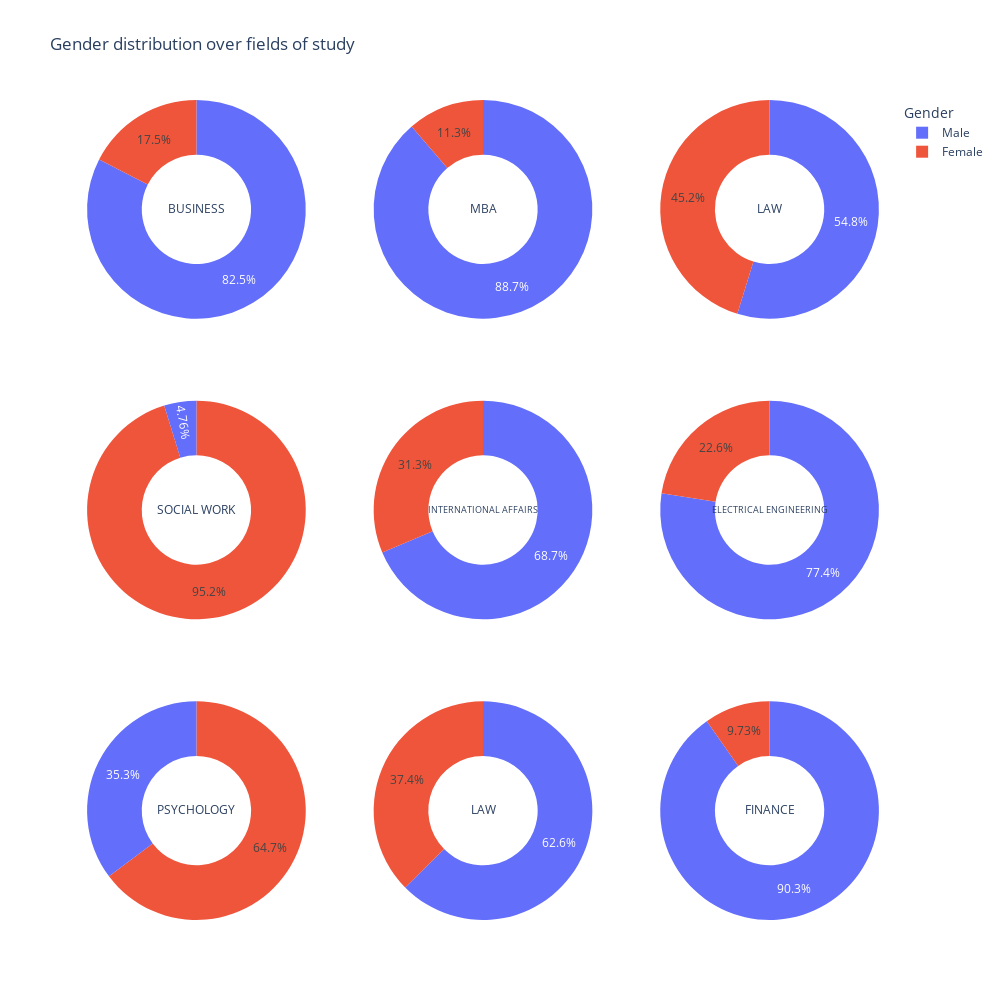

The notebook cell this image was saved under:
### Markdown cell above
## Study

### Code cell
# Gender distribution over fields of study
fig = make_subplots(cols=3, rows= 3, specs=[[{"type": "pie"},{"type": "pie"},{"type": "pie"}],
                                            [{"type": "pie"},{"type": "pie"},{"type": "pie"}],
                                            [{"type": "pie"},{"type": "pie"},{"type": "pie"}]])
for i, field in enumerate(data['field'].value_counts().index[0:9]):
    fig.add_trace(
        go.Pie(labels=data[data['field'] == field].Gender, title= field.upper(), name= field.upper(), hole=.5), 
        row= int(i/3) + 1, col= int(i%3) + 1)

fig.update_layout(height= 1000, width= 1000, title='Gender distribution over fields of study', legend_title_text='Gender')
fig.show()

### Figure 1 — Plotly figure (JSON) as saved in the notebook; plotly's stock layout.template omitted (floating-point values rounded to 4 significant figures; data arrays with more than 128 entries replaced by an {"elided": "..."} marker saying what was removed)
{"data": [{"domain": {"x": [0, 0.2889], "y": [0.7333, 1]}, "hole": 0.5, "labels": {"elided": "521 str values"}, "name": "BUSINESS", "title": {"text": "BUSINESS"}, "type": "pie"}, {"domain": {"x": [0.3556, 0.6444], "y": [0.7333, 1]}, "hole": 0.5, "labels": {"elided": "468 str values"}, "name": "MBA", "title": {"text": "MBA"}, "type": "pie"}, {"domain": {"x": [0.7111, 1], "y": [0.7333, 1]}, "hole": 0.5, "labels": {"elided": "462 str values"}, "name": "LAW", "title": {"text": "LAW"}, "type": "pie"}, {"domain": {"x": [0, 0.2889], "y": [0.3667, 0.6333]}, "hole": 0.5, "labels": {"elided": "378 str values"}, "name": "SOCIAL WORK", "title": {"text": "SOCIAL WORK"}, "type": "pie"}, {"domain": {"x": [0.3556, 0.6444], "y": [0.3667, 0.6333]}, "hole": 0.5, "labels": {"elided": "252 str values"}, "name": "INTERNATIONAL AFFAIRS", "title": {"text": "INTERNATIONAL AFFAIRS"}, "type": "pie"}, {"domain": {"x": [0.7111, 1], "y": [0.3667, 0.6333]}, "hole": 0.5, "labels": {"elided": "164 str values"}, "name": "ELECTRICAL ENGINEERING", "title": {"text": "ELECTRICAL ENGINEERING"}, "type": "pie"}, {"domain": {"x": [0, 0.2889], "y": [0, 0.2667]}, "hole": 0.5, "labels": {"elided": "139 str values"}, "name": "PSYCHOLOGY", "title": {"text": "PSYCHOLOGY"}, "type": "pie"}, {"domain": {"x": [0.3556, 0.6444], "y": [0, 0.2667]}, "hole": 0.5, "labels": ["Female", "Female", "Female", "Female", "Female", "Female", "Female", "Female", "Female", "Female", "Female", "Female", "Female", "Female", "Female", "Female", "Female", "Female", "Female", "Female", "Female", "Female", "Female", "Female", "Female", "Female", "Female", "Female", "Female", "Female", "Female", "Female", "Female", "Female", "Female", "Female", "Male", "Male", "Male", "Male", "Male", "Male", "Male", "Male", "Male", "Male", "Male", "Male", "Male", "Male", "Male", "Male", "Male", "Male", "Male", "Female", "Female", "Female", "Female", "Female", "Female", "Female", "Female", "Female", "Female", "Male", "Male", "Male", "Male", "Male", "Male", "Male", "Male", "Male", "Male", "Male", "Male", "Male", "Male", "Male", "Male", "Male", "Male", "Male", "Male", "Male", "Male", "Male", "Male", "Male", "Male", "Male", "Male", "Male", "Male", "Male", "Male", "Male", "Male", "Male", "Male", "Male", "Male", "Male", "Male", "Male", "Male", "Male", "Male", "Male", "Male", "Male", "Male", "Male", "Male", "Male", "Male", "Male", "Male", "Male", "Male", "Male", "Male"], "name": "LAW", "title": {"text": "LAW"}, "type": "pie"}, {"domain": {"x": [0.7111, 1], "y": [0, 0.2667]}, "hole": 0.5, "labels": ["Male", "Male", "Male", "Male", "Male", "Male", "Male", "Male", "Male", "Male", "Male", "Male", "Male", "Male", "Male", "Male", "Male", "Male", "Male", "Male", "Male", "Male", "Male", "Male", "Male", "Male", "Male", "Male", "Male", "Male", "Male", "Male", "Male", "Male", "Male", "Male", "Male", "Male", "Male", "Female", "Female", "Female", "Female", "Female", "Male", "Male", "Male", "Male", "Male", "Male", "Male", "Male", "Male", "Male", "Male", "Male", "Male", "Male", "Male", "Male", "Male", "Male", "Male", "Male", "Male", "Male", "Male", "Male", "Male", "Male", "Male", "Male", "Male", "Male", "Male", "Male", "Male", "Male", "Male", "Male", "Male", "Male", "Male", "Male", "Male", "Male", "Male", "Male", "Male", "Male", "Male", "Male", "Male", "Male", "Male", "Male", "Male", "Male", "Male", "Male", "Male", "Male", "Male", "Male", "Male", "Male", "Male", "Female", "Female", "Female", "Female", "Female", "Female"], "name": "FINANCE", "title": {"text": "FINANCE"}, "type": "pie"}], "layout": {"height": 1000, "legend": {"title": {"text": "Gender"}}, "title": {"text": "Gender distribution over fields of study"}, "width": 1000}}
